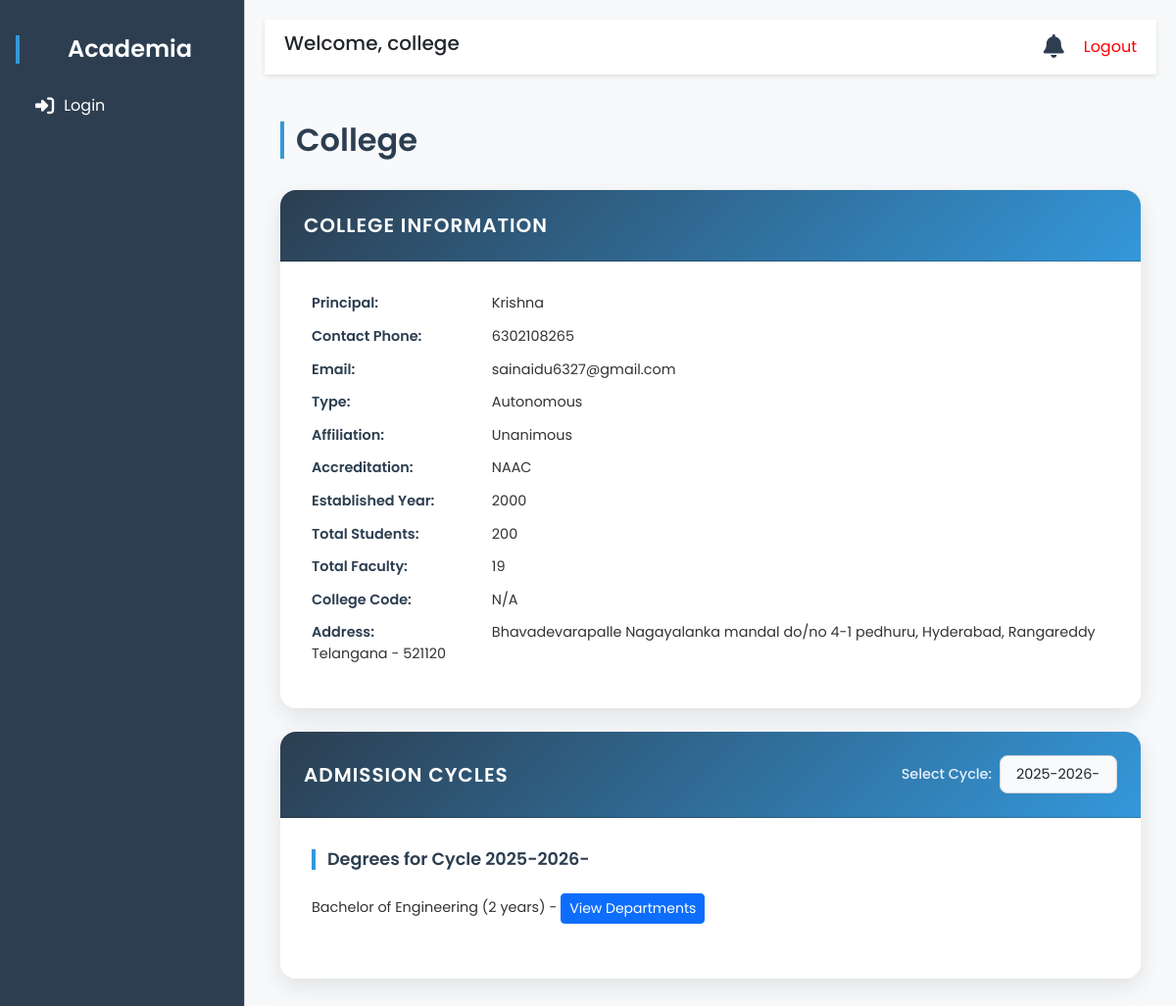
Page /colleges/1/ (signed in) on the committed database.
### core/models.py (models this page shows, shortened)
class User(AbstractUser):
    USER_TYPE_CHOICES = (
        ('student', 'Student'),
        ('school', 'School'),
        ('college', 'College'),
        ('super_admin', 'Super Admin'),
    )
    user_type = models.CharField(max_length=20, choices=USER_TYPE_CHOICES, default='student')
    is_approved = models.BooleanField(default=False)
    last_login = models.DateTimeField(null=True, blank=True)
    last_logout = models.DateTimeField(null=True, blank=True)
    password_reset_requested_at = models.DateTimeField(null=True, blank=True)
    password_reset_created_at = models.DateTimeField(null=True, blank=True)
    email = models.EmailField(unique=True, error_messages={
        'unique': "A user with that email already exists.",
    })
    objects = CustomUserManager()

### colleges/models.py (models this page shows, shortened)
class CollegeProfile(models.Model):
    user = models.OneToOneField(User, on_delete=models.CASCADE, related_name='college_profile')
    college_name = models.CharField(max_length=255)
    principal_name = models.CharField(max_length=100)
    contact_phone = models.CharField(max_length=15)
    alternate_phone_number = models.CharField(max_length=15, blank=True, null=True)
    contact_email = models.EmailField()
    college_type = models.CharField(
        max_length=50,
        choices=[('Private', 'Private'), ('Government', 'Government'), ('Autonomous', 'Autonomous')]
    )
    affiliation = models.CharField(max_length=100)
    accreditation = models.CharField(
        max_length=100,
        choices=[('AICTE', 'AICTE'), ('NAAC', 'NAAC'), ('NBA', 'NBA'), ('', 'Other')]
    )
    courses_offered = models.TextField(blank=True, null=True)
    streams_available = models.TextField(blank=True, null=True)
    medium_of_instruction = models.CharField(
        max_length=50,
        choices=[('English', 'English'), ('Telugu', 'Telugu'), ('Hindi', 'Hindi'), ('Other', 'Other')],
        blank=True,
        null=True
    )
    established_year = models.IntegerField()
    total_students = models.IntegerField()
    total_faculty = models.IntegerField()
    college_code = models.CharField(max_length=50, blank=True, null=True)
    website = models.URLField(blank=True, null=True)
    hostel_availability = models.BooleanField(default=False)
    hostel_capacity_boys = models.IntegerField(blank=True, null=True)
    hostel_capacity_girls = models.IntegerField(blank=True, null=True)
    library = models.BooleanField(default=False)
    library_books_count = models.IntegerField(blank=True, null=True)
    labs = models.TextField(blank=True, null=True)
    placement_cell = models.BooleanField(default=False)
    placement_percentage = models.FloatField(blank=True, null=True)
    top_recruiters = models.TextField(blank=True, null=True)
    other_facilities = models.TextField(blank=True, null=True)
    street_address = models.CharField(max_length=255)
    city = models.CharField(max_length=100)
    state = models.CharField(max_length=100, blank=True)
    district = models.CharField(max_length=100, blank=True)
    pincode = models.CharField(max_length=10)
    profile_pic = models.ImageField(upload_to='college_logos/', blank=True, null=True)
    accreditation_certificate = models.FileField(upload_to='college_certificates/', blank=True, null=True)
    brochure = models.FileField(upload_to='college_brochures/', blank=True, null=True)
    created_at = models.DateTimeField(default=timezone.now)
    updated_at = models.DateTimeField(default=timezone.now)

class AdmissionCycle(models.Model):
    college = models.ForeignKey(CollegeProfile, on_delete=models.CASCADE)
    year = models.CharField(max_length=9)  # Remove unique=True
    start_date = models.DateField()
    end_date = models.DateField()
    is_active = models.BooleanField(default=False)
    is_archived = models.BooleanField(default=False)
    created_at = models.DateTimeField(auto_now_add=True)
    class Meta:
        unique_together = ('college', 'year')  # Ensure year is unique per college

class Degree(models.Model):
    college = models.ForeignKey(CollegeProfile, on_delete=models.CASCADE, related_name='degrees')
    cycle = models.ForeignKey(AdmissionCycle, on_delete=models.CASCADE, help_text="The cycle this degree is offered in")
    name = models.CharField(max_length=100)
    duration = models.CharField(max_length=50)
    eligibility_criteria = models.TextField(blank=True)
    class Meta:
        unique_together = ('college', 'cycle', 'name')  # Unique degree name per college and cycle

### colleges/views.py (the view)
# urls.py: path('<int:college_id>/', views.college_detail, name='college_detail'),
def college_detail(request, college_id):
    college = get_object_or_404(CollegeProfile, id=college_id, user__is_active=True)
    active_cycles = AdmissionCycle.objects.filter(college=college, is_active=True, is_archived=False).order_by('year')
    if active_cycles.exists():
        selected_cycle_id = request.GET.get('cycle_id')
        active_cycle = get_object_or_404(AdmissionCycle, id=selected_cycle_id, college=college) if selected_cycle_id else active_cycles.first()
        degrees = college.degrees.filter(cycle=active_cycle)
    else:
        active_cycle = None
        degrees = college.degrees.all()
    context = {
        'college': college,
        'degrees': degrees,
        'active_cycle': active_cycle,
        'active_cycles': active_cycles,
    }
    return render(request, 'colleges/college_detail.html', context)

### core/context_processors.py (called while the page is built)
def notifications(request):
    if request.user.is_authenticated:
        user_notifications = Notification.objects.filter(user=request.user).order_by('-created_at')[:5]
        unread_count = Notification.objects.filter(user=request.user, is_read=False).count()
    else:
        user_notifications = []
        unread_count = 0
    return {
        'notifications': user_notifications,
        'unread_notifications_count': unread_count,
    }

### colleges/templates/colleges/college_detail.html (shortened to what this page needs)
{% extends 'students/base.html' %}
{% block content %}
<div class="container">
    <h1>{{ college.college_name }}</h1>
    <div class="card mb-4">
        <div class="card-header">
            <h3>College Information</h3>
        </div>
        <div class="card-body college-details">
            <p><strong>Principal:</strong> {{ college.principal_name }}</p>
            <p><strong>Contact Phone:</strong> {{ college.contact_phone }}</p>
            <p><strong>Email:</strong> {{ college.contact_email }}</p>
            <p><strong>Type:</strong> {{ college.college_type }}</p>
            <p><strong>Affiliation:</strong> {{ college.affiliation }}</p>
            <p><strong>Accreditation:</strong> {{ college.accreditation }}</p>
            <p><strong>Established Year:</strong> {{ college.established_year }}</p>
            <p><strong>Total Students:</strong> {{ college.total_students }}</p>
            <p><strong>Total Faculty:</strong> {{ college.total_faculty }}</p>
            <p><strong>College Code:</strong> {{ college.college_code|default:"N/A" }}</p>
            <p><strong>Address:</strong> {{ college.street_address }}, {{ college.city }}, {{ college.district|default:"" }} {{ college.state|default:"" }} - {{ college.pincode }}</p>
        </div>
    </div>
    <div class="card mb-4">
        <div class="card-header">
            <h3>Admission Cycles</h3>
            {% if active_cycles %}
                <form method="get" class="form-inline">
                    <label for="cycle_id">Select Cycle:</label>
                    <select name="cycle_id" id="cycle_id" class="form-control" onchange="this.form.submit()">
                        {% for cycle in active_cycles %}
                            <option value="{{ cycle.id }}" {% if cycle == active_cycle %}selected{% endif %}>{{ cycle.year }}-{{ cycle.year|add:1 }}</option>
                        {% endfor %}
                    </select>
                </form>
            {% else %}
                <p class="text-muted">No active admission cycles available.</p>
            {% endif %}
        </div>
        <div class="card-body">
            {% if active_cycle %}
                <h4>Degrees for Cycle {{ active_cycle.year }}-{{ active_cycle.year|add:1 }}</h4>
                {% if degrees %}
                    <ul>
                        {% for degree in degrees %}
                            <li>{{ degree.name }} ({{ degree.duration }} years)   -  <a href="{% url 'colleges:student_department_list' college.id degree.id active_cycle.id %}" class="btn btn-sm btn-primary">View Departments</a></li>
                        {% endfor %}
                    </ul>
                {% else %}
                    <p>No degrees available for this cycle.</p>
                {% endif %}
            {% else %}
                <p>No active cycle selected.</p>
            {% endif %}
        </div>
    </div>
</div>
{% endblock %}

### students/templates/students/base.html (shortened to what this page needs)
<!DOCTYPE html>
<html lang="en">
<head>
    <link href="https://cdn.jsdelivr.net/npm/bootstrap@5.3.0/dist/css/bootstrap.min.css" rel="stylesheet">
    <link rel="stylesheet" href="https://cdnjs.cloudflare.com/ajax/libs/font-awesome/6.4.0/css/all.min.css">
</head>
<body>
    <div class="sidebar offcanvas offcanvas-start" tabindex="-1" id="sidebarMenu" aria-labelledby="sidebarMenuLabel">
        <div class="offcanvas-body">
            <h4 class="text-center sidebar-header" style="color: white !important; font-size:24px !important;">Academia</h4>
            {% if user.is_authenticated and user.user_type == 'student' %}
                <a href="{% url 'students:student_dashboard' %}"><i class="fas fa-tachometer-alt"></i> Dashboard</a>
                <a href="{% url 'students:student_profile' %}"><i class="fas fa-user"></i> Profile</a>
                {% if user.student_profile and user.student_profile.admission_preference %}
                    {% if user.student_profile.admission_preference == 'School' %}
                        <a href="{% url 'schools:school_list' %}"><i class="fas fa-file-alt"></i> Schools</a>
                    {% elif user.student_profile.admission_preference == 'College' %}
                        <a href="{% url 'colleges:college_list' %}"><i class="fas fa-university"></i> Colleges</a>
                    {% endif %}
                {% else %}
                    <a href="{% url 'students:student_profile' %}?edit=true"><i class="fas fa-cog"></i> Set Admission Preference</a>
                {% endif %}
                <a href="{% url 'students:my_applications' %}"><i class="fas fa-file-alt"></i> My Applications</a>
                <a href="{% url 'students:update_student_details' %}">
                    <i class="fas fa-key me-2"></i> Update Account Details
                </a>
                <a href="{% url 'core:logout' %}"><i class="fas fa-sign-out-alt"></i> Logout</a>
            {% else %}
                <a href="{% url 'core:login' %}"><i class="fas fa-sign-in-alt"></i> Login</a>
            {% endif %}
        </div>
    </div>
    <div class="main-content">
        <div class="top-bar">
            <div class="d-flex align-items-center">
                <h5 class="welcome-text">Welcome, {{ user.school_profile.school_name|default:user.username }}</h5>
            </div>
            <div class="d-flex align-items-center">
                <div class="notifications-wrapper">
                    <a href="#" class="notifications-icon" data-bs-toggle="dropdown" aria-expanded="false">
                        <i class="fas fa-bell"></i>
                    </a>
                </div>
                <a href="{% url 'core:logout' %}" class="" style="color: red; text-decoration:none;">Logout</a>
            </div>
        </div>
        {% block content %}
        {% endblock %}
    </div>
</body>
</html>

### students/templates/students/base.html (style rules this page uses)
body { font-family: 'Poppins', sans-serif; background-color: #f8f9fa; }
.sidebar { min-height: 100vh; background-color: #2C3E50; color: white; padding-top: 20px; position: fixed; width: 250px !important; top: 0; left: 0; z-index: 2000; display: block !important; visibility: visible !important; opacity: 1 !important; }
.sidebar a { color: white; padding: 15px 20px; display: flex; align-items: center; text-decoration: none; }
.sidebar a i { margin-right: 10px; font-size: 1.2rem; }
.main-content { margin-left: 250px; padding: 20px; }
.top-bar { background-color: white; padding: 10px 20px; box-shadow: 0 2px 5px rgba(0, 0, 0, 0.1); display: flex; justify-content: space-between; align-items: center; z-index: 1000; }
.notifications-wrapper { position: relative; margin-right: 20px; }
.notifications-icon { font-size: 1.5rem; color: #2C3E50; cursor: pointer; position: relative; }
.card { border: none; box-shadow: 0 2px 10px rgba(0, 0, 0, 0.1); margin-bottom: 20px; }
@media (min-width: 1150px) { .sidebar.offcanvas { display: block !important; transform: none !important; visibility: visible !important; } }
@media (min-width: 1150px) { .welcome-text { display: inline !important; } }
@media (min-width: 1150px) { .sidebar-header { display: block !important; } }

### colleges/templates/colleges/college_detail.html (style rules this page uses)
.container { max-width: 1200px; margin: 3rem auto; padding: 0 1rem; }
h1 { font-size: 2rem; font-weight: 600; color: #2C3E50; margin-bottom: 2rem; border-left: 4px solid #3498DB; padding-left: 0.75rem; }
.card { border: none; border-radius: 16px; box-shadow: 0 8px 24px rgba(0, 0, 0, 0.1); margin-bottom: 2rem; overflow: hidden; }
.card-header { background: linear-gradient(135deg, #2C3E50 0%, #3498DB 100%); color: #ffffff; border-radius: 16px 16px 0 0; padding: 1.5rem; display: flex; justify-content: space-between; align-items: center; }
.card-header h3 { font-size: 1.25rem; font-weight: 600; margin: 0; text-transform: uppercase; letter-spacing: 1px; }
.card-body { padding: 2rem; background: #ffffff; }
.college-details p { font-size: 0.9rem; color: #333333; margin-bottom: 0.75rem; }
.college-details strong { color: #2C3E50; font-weight: 600; display: inline-block; width: 180px; }
.form-inline { display: flex; align-items: center; gap: 0.5rem; }
.form-inline label { font-size: 0.9rem; color: #e6f0fa; font-weight: 500; }
.form-control { width: auto; padding: 0.5rem 1rem; border: 1px solid #d1d5db; border-radius: 8px; font-size: 0.9rem; background: #f9fafb; transition: all 0.3s ease; display: inline-block; }
h4 { font-size: 1.1rem; font-weight: 600; color: #2C3E50; margin-bottom: 1rem; border-left: 4px solid #3498DB; padding-left: 0.75rem; }
ul { list-style: none; padding: 0; }
ul li { font-size: 0.9rem; color: #333333; padding: 0.5rem 0; border-bottom: 1px solid #e5e7eb; }
ul li:last-child { border-bottom: none; }

### rows in the picture
User: school_profile.school_name "college"
CollegeProfile: college_name "College", principal_name "Krishna", contact_phone "6302108265", contact_email "sainaidu6327@gmail.com", college_type "Autonomous", affiliation "Unanimous", accreditation "NAAC", established_year "2000", total_students "200", total_faculty "19", college_code "N/A", street_address "Bhavadevarapalle Nagayalanka mandal do/no 4-1 pedhuru", city "Hyderabad", district "Rangareddy", state "Telangana", pincode "521120"
AdmissionCycle: year "2025-2026"
Degree: name "Bachelor of Engineering", duration "2"

### other values in the picture
form field cycle_id "2025-2026-"
